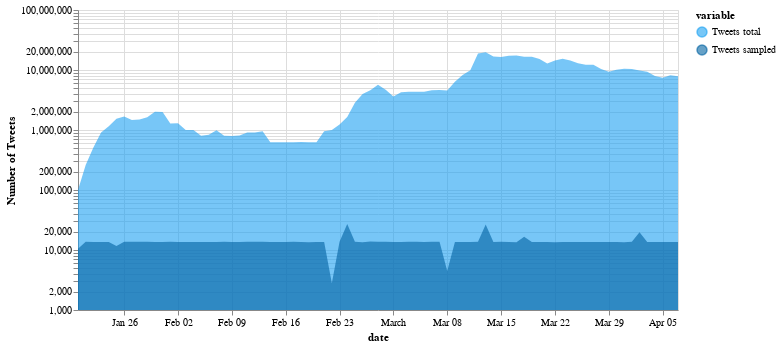

The notebook cell this image was saved under:
### Code cell
chart = alt.Chart(melted).mark_area(opacity = .6).encode(
    y = alt.Y('value',
          scale=alt.Scale(type='log'), title = "Number of Tweets", stack = None),
    x="date:T",
    color=alt.Color('variable', scale=alt.Scale(domain=["Tweets total", "Tweets sampled"], range=[twittercol,  "#0062a2"]))

    ).properties(
    width=600,
    height=300
)


nearest = alt.selection(type='single', nearest=True, on='mouseover',
                        fields=['date'], empty='none')

selectors = alt.Chart(melted).mark_point().encode(
    x='date:T',
    opacity=alt.value(0),
).add_selection(
    nearest
)

points = chart.mark_point().encode(
    opacity=alt.condition(nearest, alt.value(1), alt.value(0))
)

text = chart.mark_text(align='left', dx=5, dy=-5).encode(
    text=alt.condition(nearest, "value:Q", alt.value(' '))
)


rules = alt.Chart(melted).mark_rule(color='gray').encode(
    x='date:T',
).transform_filter(
    nearest
)

alt.layer(chart, selectors, points, rules, text).resolve_scale(
    y = 'shared'
).properties(
    width=600, height=300
)

### Figure 1 — Vega-Lite specification as saved in the notebook (floating-point values rounded to 4 significant figures; data arrays with more than 128 entries replaced by an {"elided": "..."} marker saying what was removed)
{"config": {"view": {"continuousWidth": 400, "continuousHeight": 300}}, "layer": [{"mark": {"type": "area", "opacity": 0.6}, "encoding": {"color": {"type": "nominal", "field": "variable", "scale": {"domain": ["Tweets total", "Tweets sampled"], "range": ["#1da1f2", "#0062a2"]}}, "x": {"type": "temporal", "field": "date"}, "y": {"type": "quantitative", "field": "value", "scale": {"type": "log"}, "stack": null, "title": "Number of Tweets"}}, "height": 300, "width": 600}, {"mark": "point", "encoding": {"opacity": {"value": 0}, "x": {"type": "temporal", "field": "date"}}, "selection": {"selector050": {"type": "single", "nearest": true, "on": "mouseover", "fields": ["date"], "empty": "none"}}}, {"mark": "point", "encoding": {"color": {"type": "nominal", "field": "variable", "scale": {"domain": ["Tweets total", "Tweets sampled"], "range": ["#1da1f2", "#0062a2"]}}, "opacity": {"condition": {"value": 1, "selection": "selector050"}, "value": 0}, "x": {"type": "temporal", "field": "date"}, "y": {"type": "quantitative", "field": "value", "scale": {"type": "log"}, "stack": null, "title": "Number of Tweets"}}, "height": 300, "width": 600}, {"mark": {"type": "rule", "color": "gray"}, "encoding": {"x": {"type": "temporal", "field": "date"}}, "transform": [{"filter": {"selection": "selector050"}}]}, {"mark": {"type": "text", "align": "left", "dx": 5, "dy": -5}, "encoding": {"color": {"type": "nominal", "field": "variable", "scale": {"domain": ["Tweets total", "Tweets sampled"], "range": ["#1da1f2", "#0062a2"]}}, "text": {"condition": {"type": "quantitative", "field": "value", "selection": "selector050"}, "value": " "}, "x": {"type": "temporal", "field": "date"}, "y": {"type": "quantitative", "field": "value", "scale": {"type": "log"}, "stack": null, "title": "Number of Tweets"}}, "height": 300, "width": 600}], "data": {"name": "data-fd2ffe389be9256433960a856bcb7b03"}, "height": 300, "resolve": {"scale": {"y": "shared"}}, "width": 600, "$schema": "https://vega.github.io/schema/vega-lite/v4.8.1.json", "datasets": {"data-fd2ffe389be9256433960a856bcb7b03": {"elided": "158 records"}}}
